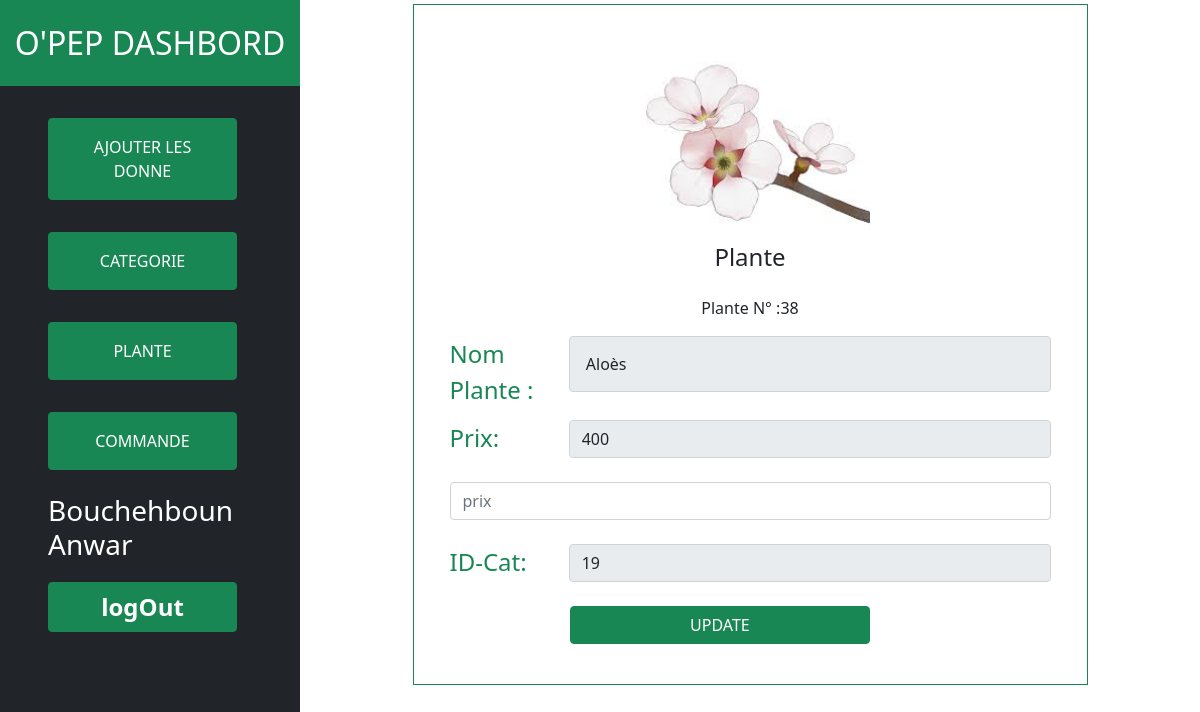
Page /assest/updatePlante.php?updatee=38 (signed in) on the committed database.
### tables this page shows
CREATE TABLE `plantes` (
  `idplante` int(11) NOT NULL,
  `nomplante` varchar(200) NOT NULL,
  `image` varchar(255) NOT NULL,
  `prix` decimal(10,0) NOT NULL,
  `idcat` int(11) NOT NULL
);

### assest/updatePlante.php (the view, shortened to what this page needs)
<?php
include './sidbar.php';
include './cnx.php';
$nomplant = "";
$img = "";
$prix = "";
$idcat = "";
$id = isset($_GET['updatee']) ? $_GET['updatee'] : null;
if ($id !== null) {
    $req = "SELECT p.* FROM plantes p WHERE p.idplante ='$id' ";
    $res = mysqli_query($cnx, $req);
    if ($res) {
        if (mysqli_num_rows($res) > 0) {
            $row = mysqli_fetch_assoc($res);
            $nomplant = $row['nomplante'];
            $img = $row['image'];
            $prix = $row['prix'];
            $idcat = $row['idcat'];
        }
    }
}
?>
<div class="container w-75 border border-success my-1">
<form class="w-100 border-light p-4" action="" method="post" >
<img src="../img/<?php echo $img; ?>" class="   " style="width:40%;margin-left: 30%;">
<p class="h4 mb-4 text-center">Plante </p>
<p class="text-center" name="id">Plante N° :<?php echo $id ?> </p>
<div class="d-flex">
<label class=" w-25 text-success fs-4 mb-2">Nom Plante : </label>
<input type="text" id="Nom" class="form-control mb-4" name="nomplante"  placeholder="Nom Plante" value="<?php echo $nomplant; ?>" disabled required>
</div>
<div class="d-flex mt-1">
<label class=" w-25 text-success fs-4 mb-2"> Prix:</label>
<input type="text" id="prix" class="form-control mb-4" name="prix" placeholder="prix" value="<?php echo $prix; ?>" disabled required>
</div>
<input type="text" id="prix" class="form-control mb-4" name="prixnew" placeholder="prix"  required>
<div class="d-flex">
<label class=" w-25 text-success fs-4 mb-2"> ID-Cat:</label>
<input type="text" id="idcat" class="form-control mb-4" name="cat" placeholder="categorie" value="<?php echo $idcat; ?>" disabled required>
</div>
<input class="btn btn-success w-50   mb-3 btn-block" style="margin-left: 20%;" value="UPDATE" name="submit" type="submit"></input>
</form>
</div>
<?php include './footer.php'?>

### rows in the picture
plantes: image (picture), nomplante "Aloès", prix "400", cat "19"

### other values in the picture
$msg "Bouchehboun Anwar"
$id "38"
